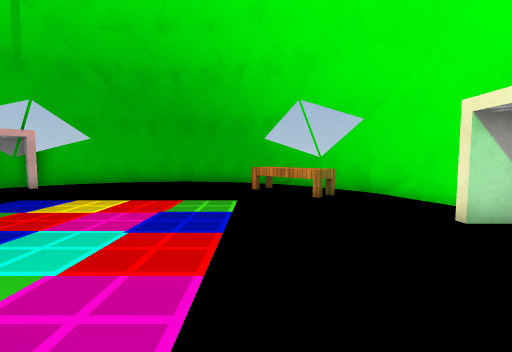
[1] (above)

15 first-person views from a walk through a Unity game level. The camera is 1.2 m above the floor, tilts 4° down and sees 90° across. The floor is counted in squares, 1.03 m on a side. Each view is taken from the middle of a square. On the plan, view 1 faces up. The plan holds only what a view shows up to about 12 squares ahead; the rest is blank. The player character is not drawn. Door leaves are left out, so doorways stand open. Some surface patterns are stand-ins.

[2]
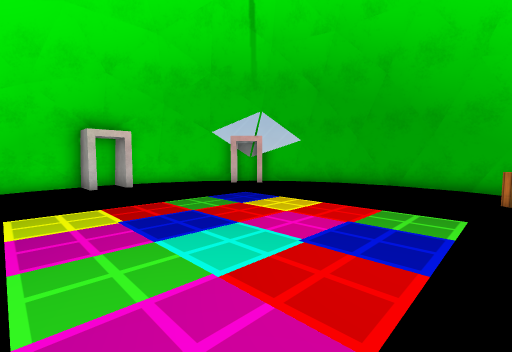

[3]
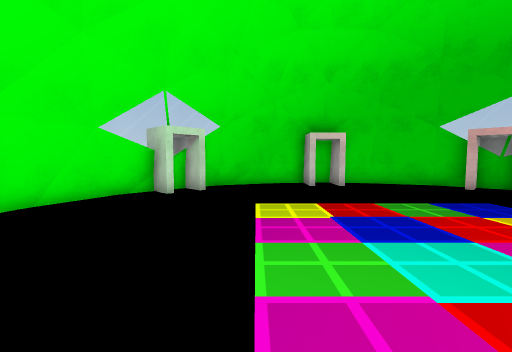

[4]
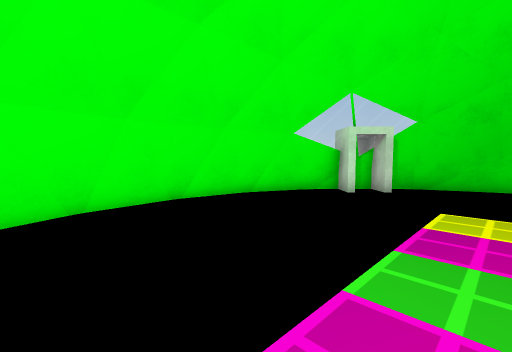

[5]
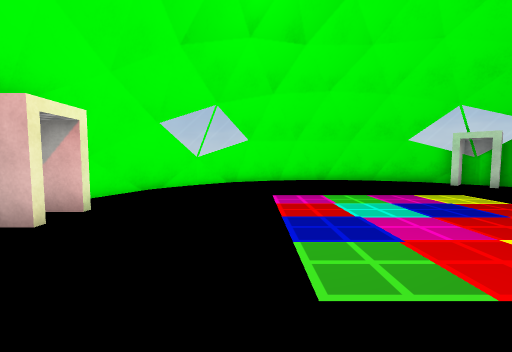

[6]
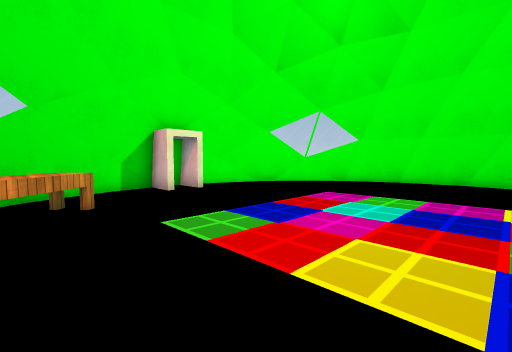

[7]
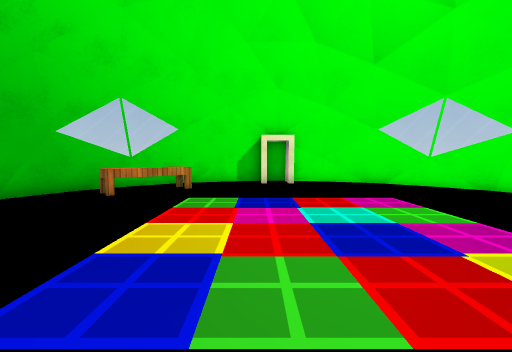

[8]
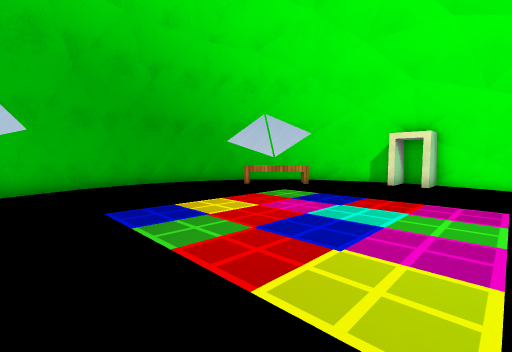

[9]
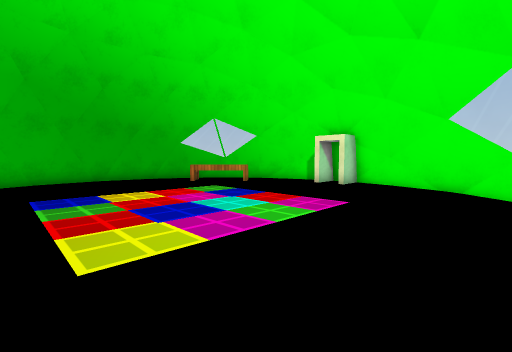

[10]
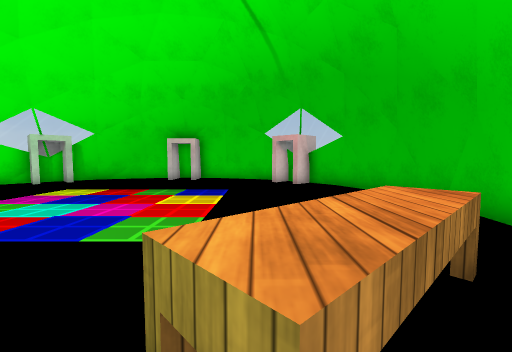

[11]
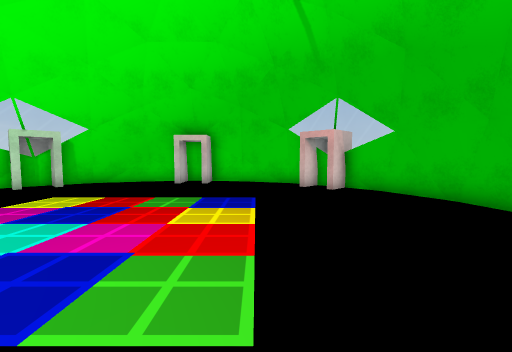

[12]
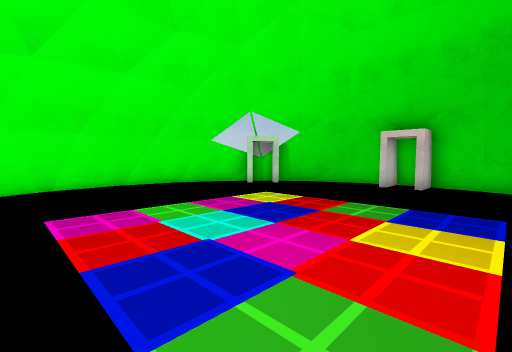

[13]
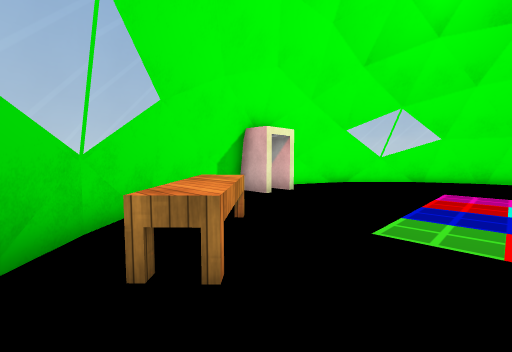

[14]
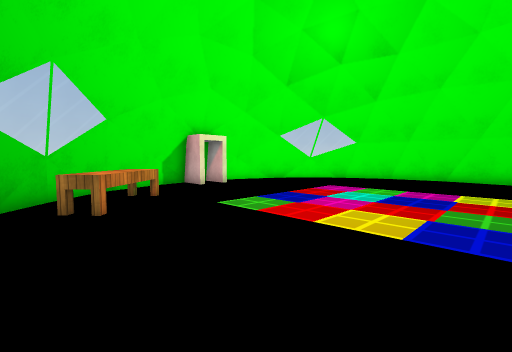

[15]
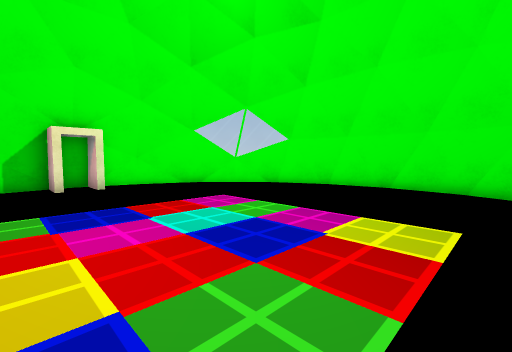

### Floor plan
Key: @ floor where view 1 was taken; # wall or solid block; . floor; D open door; = window, fence, low wall or low ledge; ^ raised ledge.
Columns run from 12 left of view 1 to 5 right of it. Each row starts with its distance up from view 1.
 13        ####
 12     ### DD ###
 11   ### .   .  ###
 10   ##        ^^==
  9  ##    .    .^^##
  8  #           ^^.#
  7 #    .........   #
  6 #    ........    #
  5 ##  .........   ##
  4 #    ........    #
  3 ##   ........   ##
  2 #    ........    #
  1 #   .........    #
  0  #          @   #
 -1  ###           ##
 -2   ## .         =
 -3    ##        ##
 -4     ### DD ###
 -5        ####

Where each view was taken, in squares from view 1:
view 1: 0 up, 0 right, facing up
view 2: 1 up, 0 right, facing up-left
view 3: 1 up, 0 right, facing left
view 4: 2 up, 0 right, facing down-left
view 5: 9 up, 0 right, facing down
view 6: 9 up, 5 left, facing down-right
view 7: 5 up, 8 left, facing right
view 8: 1 up, 8 left, facing up-right
view 9: 2 down, 7 left, facing up-right
view 10: 8 up, 3 right, facing left
view 11: 7 up, 1 right, facing left
view 12: 7 up, 0 right, facing down-left
view 13: 11 up, 2 left, facing down-right
view 14: 11 up, 6 left, facing down-right
view 15: 6 up, 7 left, facing down-right
